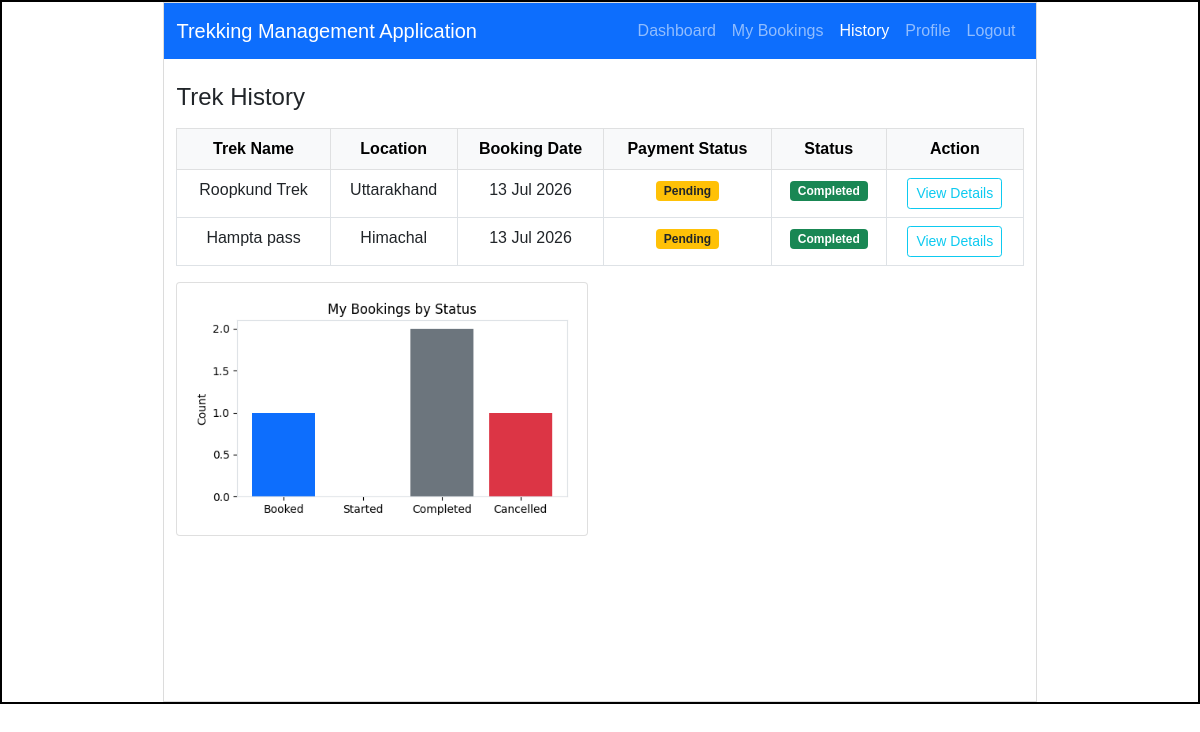
The page /trekker/history/2 (signed in) on the database its author committed.
### models.py (models this page shows)
class Booking(db.Model):
    __tablename__ = "booking"
    id = db.Column(db.Integer  , primary_key = True)
    booking_date = db.Column(db.Date, default=date.today)
    booking_status = db.Column(db.String(20),nullable=False,default = "Booked")
    payment_status = db.Column(db.String(20),nullable=False,default="Pending")
    user_id = db.Column(db.Integer,db.ForeignKey("user.id"), nullable=False) # many
    trek_id = db.Column(db.Integer,db.ForeignKey("trek.id") , nullable=False)
    __table_args__ = (db.UniqueConstraint('user_id','trek_id',name='unique_user_trek'),)

class Trek(db.Model):
    __tablename__ = "trek"
    id = db.Column(db.Integer  , primary_key = True)
    trek_name = db.Column(db.String() , nullable = False)
    location = db.Column(db.String(100),nullable=False)
    difficulty = db.Column(db.String(20),nullable=False)
    duration = db.Column(db.Integer,nullable=False)
    available_slots = db.Column(db.Integer,nullable=False)
    trek_status = db.Column(db.String(20),nullable=False,default = "Pending")
    start_date = db.Column(db.Date,nullable=False)
    end_date = db.Column(db.Date,nullable=False)
    description = db.Column(db.Text)
    staff_id = db.Column(db.Integer,db.ForeignKey("staff_profile.id"), nullable = True)
    bookings = db.relationship("Booking",backref = "trek",lazy=True) # One Trek -> Many Bookings

### app.py (the view)
@app.route("/trekker/history/<int:user_id>")
@role_required("trekker")
@login_required
def trekker_history(user_id):
    user = User.query.get_or_404(user_id)
    history = Booking.query.filter_by(user_id=user_id, booking_status="Completed").all()
    all_bookings = Booking.query.filter_by(user_id=user_id).all()
    status_counts = {"Booked": 0, "Started": 0, "Completed": 0, "Cancelled": 0}
    for b in all_bookings:
        if b.booking_status in status_counts:
            status_counts[b.booking_status] += 1
    booking_chart = make_status_chart(status_counts, "My Bookings by Status", f"chart_trekker_{user_id}.png")
    return render_template("trekker_history.html", user=user, history=history, booking_chart=booking_chart)

### app.py (called while the page is built)
def make_status_chart(counts, title, filename):
    if not counts or sum(counts.values()) == 0:
        return None
    labels = list(counts.keys())
    values = list(counts.values())
    colors = [CHART_COLORS.get(label, "#0d6efd") for label in labels]
    os.makedirs("static", exist_ok=True)
    plt.figure(figsize=(5, 3))
    plt.bar(labels, values, color=colors)
    plt.title(title)
    plt.ylabel("Count")
    for spine in plt.gca().spines.values():
        spine.set_edgecolor("#dee2e6")
    plt.tight_layout()
    save_path = os.path.join("static", filename)
    plt.savefig(save_path)
    plt.close()
    return f"/static/{filename}"

def login_required(f):
    @wraps(f)
    def wrapper(*args, **kwargs):
        if 'user_id' not in session:
            flash("Please log in to continue.", "warning")
            return redirect(url_for("login"))
        if 'user_id' in kwargs and kwargs['user_id'] != session['user_id']:
            flash("You don't have access to that page.", "warning")
            return _redirect_to_own_area()
        return f(*args, **kwargs)
    return wrapper

def role_required(*roles):
    def decorator(f):
        @wraps(f)
        def wrapper(*args, **kwargs):
            if 'user_id' not in session:
                flash("Please log in to continue.", "warning")
                return redirect(url_for("login"))
            if session.get('role') not in roles:
                flash("You don't have access to that page.", "warning")
                return _redirect_to_own_area()
            return f(*args, **kwargs)
        return wrapper
    return decorator

### templates/trekker_history.html (shortened to what this page needs)
<!DOCTYPE html>
<html lang="en">
<head>
    <link rel="stylesheet" href="{{ url_for('static', filename='style.css') }}">
    <link href="https://cdn.jsdelivr.net/npm/bootstrap@5.0.2/dist/css/bootstrap.min.css" rel="stylesheet">
</head>
<body>
    <div id="main">
        <div id="canvas">
            <nav class="navbar navbar-expand-lg navbar-dark bg-primary">
                <div class="container-fluid">
                    <a class="navbar-brand" href="/trekker/dashboard/{{ user.id }}">Trekking Management Application</a>
                    <div class="navbar-nav ms-auto">
                        <a class="nav-link" href="/trekker/dashboard/{{ user.id }}">Dashboard</a>
                        <a class="nav-link" href="/trekker/bookings/{{ user.id }}">My Bookings</a>
                        <a class="nav-link active" href="/trekker/history/{{ user.id }}">History</a>
                        <a class="nav-link" href="/trekker/profile/{{ user.id }}">Profile</a>
                        <a class="nav-link" href="/logout">Logout</a>
                    </div>
                </div>
            </nav>
            <div class="container mt-4">
                <h4 class="mb-3">Trek History</h4>
                {% if history %}
                <div style="max-height: 400px; overflow-y: auto;">
                    <table class="table table-bordered table-hover text-center">
                        <thead class="table-light">
                            <tr>
                                <th>Trek Name</th>
                                <th>Location</th>
                                <th>Booking Date</th>
                                <th>Payment Status</th>
                                <th>Status</th>
                                <th>Action</th>
                            </tr>
                        </thead>
                        <tbody>
                            {% for booking in history %}
                            <tr>
                                <td>{{ booking.trek.trek_name }}</td>
                                <td>{{ booking.trek.location }}</td>
                                <td>{{ booking.booking_date.strftime('%d %b %Y') }}</td>
                                <td>
                                    {% if booking.payment_status == "Paid" %}
                                        <span class="badge bg-success">Paid</span>
                                    {% elif booking.payment_status == "Pending" %}
                                        <span class="badge bg-warning text-dark">Pending</span>
                                    {% elif booking.payment_status == "Refunded" %}
                                        <span class="badge bg-secondary">Refunded</span>
                                    {% endif %}
                                </td>
                                <td>
                                    {% if booking.booking_status == "Completed" %}
                                        <span class="badge bg-success">Completed</span>
                                    {% elif booking.booking_status == "Cancelled" %}
                                        <span class="badge bg-danger">Cancelled</span>
                                    {% endif %}
                                </td>
                                <td>
                                    <a href="/trekker/trek/details/{{ booking.trek.id }}/{{ user.id }}" class="btn btn-outline-info btn-sm">View Details</a>
                                </td>
                            </tr>
                            {% endfor %}
                        </tbody>
                    </table>
                </div>
                {% else %}
                <div class="alert alert-info">No completed treks yet.</div>
                {% endif %}
                {% if booking_chart %}
                <div class="row mb-4">
                    <div class="col-md-6">
                        <div class="card p-2">
                            <img src="{{ booking_chart }}" alt="My Bookings by Status" class="img-fluid">
                        </div>
                    </div>
                </div>
                {% endif %}
            </div>
        </div>
    </div>
</body>
</html>

### static/style.css (style rules this page uses)
* { margin:0px; font-family: Arial, Helvetica, sans-serif; }
#main { border:2px solid black; margin-top: 0px; }
#canvas { border:1px solid #dcdcdc; width:73%; height:700px; margin:auto; }
table { max-height: 20px; overflow-y: auto; }

### rows shown on the page
Booking: trek.trek_name "Roopkund Trek", trek.location "Uttarakhand", booking_date "13 Jul 2026", payment_status "Pending", booking_status "Completed"
Booking: trek.trek_name "Hampta pass", trek.location "Himachal", booking_date "13 Jul 2026", payment_status "Pending", booking_status "Completed"
